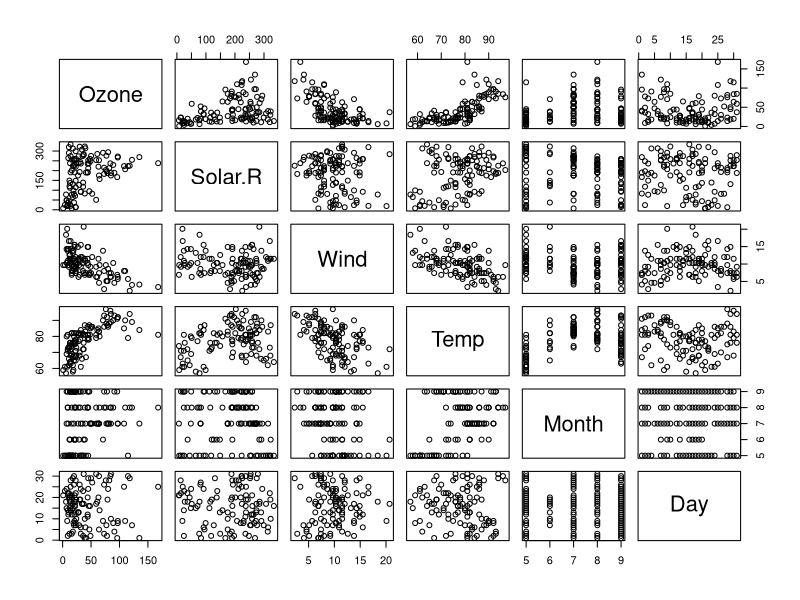
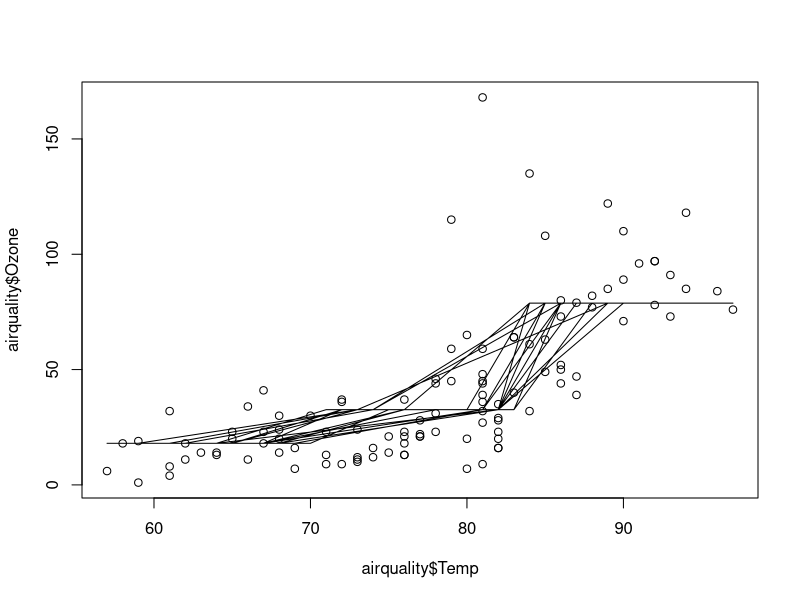
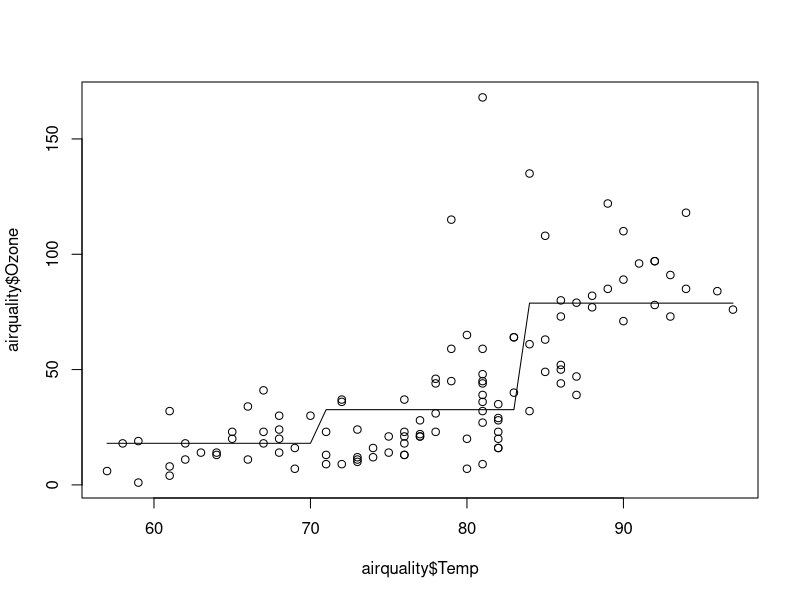
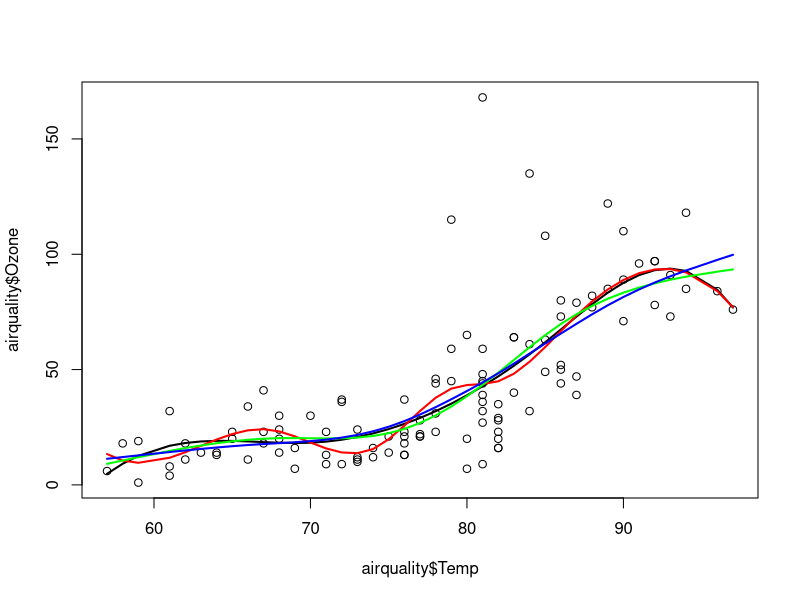
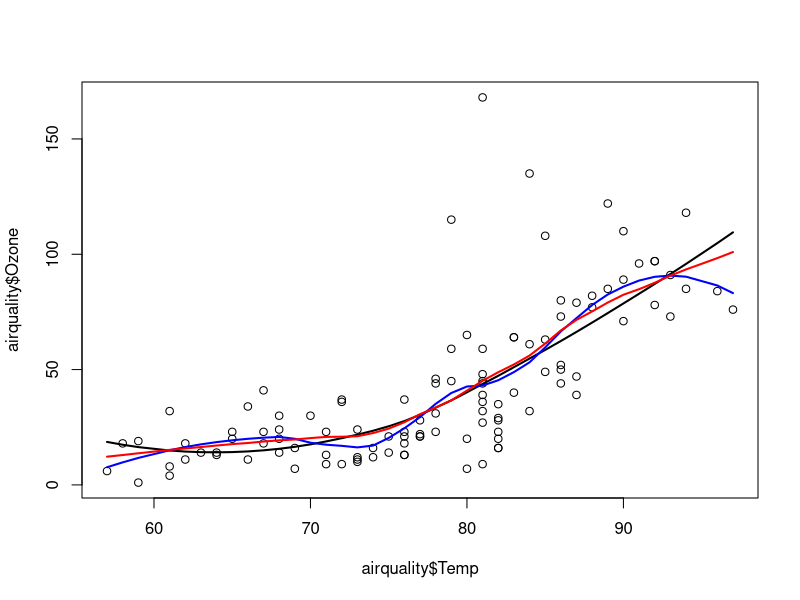
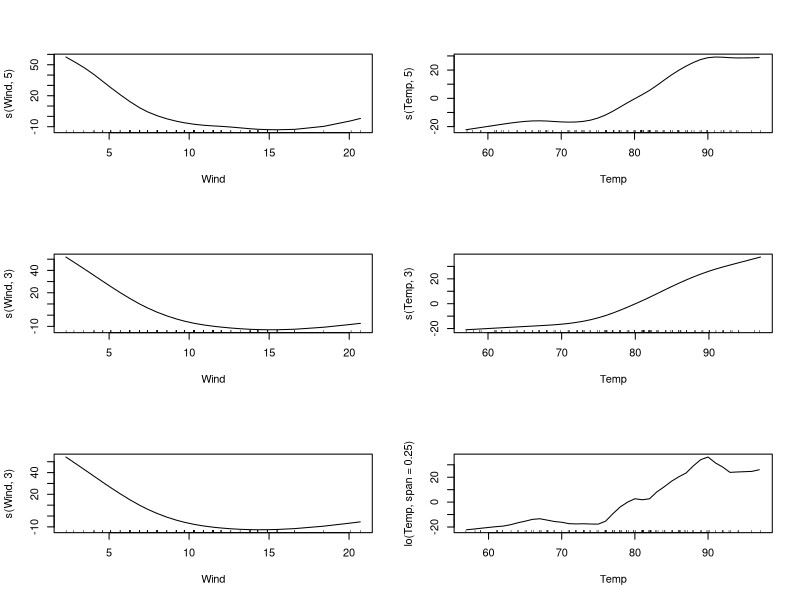

The R script that drew these images, in order:
# Chapter 7 Code

# Step functions ---------------------------------------------------

data(airquality)
airquality <- na.omit(airquality)

pairs(airquality)

plot(airquality$Temp, airquality$Ozone)

table(cut(airquality$Temp ,3)) 

stepfit1 <- lm(Ozone ~ cut(Temp, 3), data = airquality)
coef(stepfit1)
steppred1 <- predict(stepfit1)
lines(airquality$Temp, steppred1)

stepdat1 <- data.frame(Temp = airquality$Temp, steppred1)
stepdat1 <- stepdat1[order(stepdat1$Temp), ]
plot(airquality$Temp, airquality$Ozone)
lines(stepdat1$Temp, stepdat1$steppred1)



# Splines ----------------------------------------------------------
# https://pclambert.net/interactivegraphs/spline_eg/spline_eg

library(splines)

plot(airquality$Temp, airquality$Ozone)

fit1 <- lm(Ozone ~ bs(Temp, knots = c(70, 85)), data = airquality)
summary(fit1)
pred1 <- predict(fit1)
dat1 <- data.frame(Temp = airquality$Temp, pred1)
dat1 <- dat1[order(dat1$Temp), ]
lines(dat1$Temp, dat1$pred1, type = "l", lwd = 2)

fit2 <- lm(Ozone ~ bs(Temp, df = 8), data = airquality)
pred2 <- predict(fit2)
dat2 <- data.frame(Temp = airquality$Temp, pred2)
dat2 <- dat2[order(dat2$Temp), ]
lines(dat2$Temp, dat2$pred2, type = "l", col = "red", lwd = 2)
attr(bs(airquality$Temp, df = 8), "knots")

fit3 <- lm(Ozone ~ ns(Temp, df = 5), data = airquality)
pred3 <- predict(fit3)
dat3 <- data.frame(Temp = airquality$Temp, pred3)
dat3 <- dat3[order(dat3$Temp), ]
lines(dat3$Temp, dat3$pred3, type = "l", col = "green", lwd = 2)

fit4 <- smooth.spline(airquality$Temp, airquality$Ozone, cv = TRUE) 
pred4 <- predict(fit4)
lines(pred4$x, pred4$y, col = "blue", lwd = 2)



library(boot)

cvfit1 <- glm(Ozone ~ ns(Temp, df = 5), data = airquality)
cvfit1loocv <- cv.glm(airquality, cvfit1)
cvfit1loocv$delta[1]

cvfit2 <- glm(Ozone ~ ns(Temp, df = 6), data = airquality)
cvfit2loocv <- cv.glm(airquality, cvfit2)
cvfit2loocv$delta[1]



# Local regression --------------------------------------------------

plot(airquality$Temp, airquality$Ozone)

locfit1 <- loess(airquality$Ozone ~ airquality$Temp, span = 1)
predloc1 <- predict(locfit1)
locdat1 <- data.frame(Temp = airquality$Temp, predloc1)
locdat1 <- locdat1[order(locdat1$Temp), ]
lines(locdat1$Temp, locdat1$predloc1, lwd = 2)

locfit2 <- loess(airquality$Ozone ~ airquality$Temp, span = 0.5)
predloc2 <- predict(locfit2)
locdat2 <- data.frame(Temp = airquality$Temp, predloc2)
locdat2 <- locdat2[order(locdat2$Temp), ]
lines(locdat2$Temp, locdat2$predloc2, col = "blue", lwd = 2)

locfit3 <- loess(airquality$Ozone ~ airquality$Temp, span = 0.5, degree = 1)
predloc3 <- predict(locfit3)
locdat3 <- data.frame(Temp = airquality$Temp, predloc3)
locdat3 <- locdat3[order(locdat3$Temp), ]
lines(locdat3$Temp, locdat3$predloc3, col = "red", lwd = 2)


# GAM ---------------------------------------------------------------

library(gam)
par(mfrow = c(3,2))

gam1 <- gam(Ozone ~ s(Wind, 5) + s(Temp, 5), data = airquality)
plot(gam1)

gam2 <- gam(Ozone ~ s(Wind, 3) + s(Temp, 3), data = airquality)
plot(gam2)

gam3 <- gam(Ozone ~ s(Wind, 3) + lo(Temp, span = 0.25), data = airquality)
plot(gam3)

gam4 <- lm(Ozone ~ bs(Wind, 3) + ns(Temp, 3) + poly(Solar.R, 2), data = airquality)
summary(gam4)
